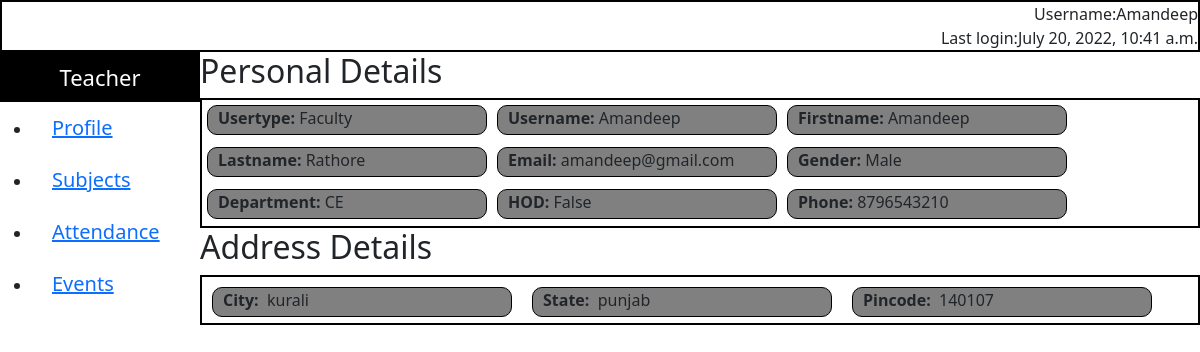
/teacherpath/showdetails/1/, run on the app's committed database.
### Teacher/models.py (models this page shows)
class Teacher(models.Model):
    access=models.OneToOneField(Customuser, on_delete=models.CASCADE, related_name='teacher')
    gender_choices = (
        ('Male', 'Male'),
        ('Female', 'Female'),
        ('Other','Other')
    )
    gender = models.CharField(max_length=6, choices=gender_choices)
    department_choice=(
       ('CSE','Computer Science & Engineering'),
       ('ME','Mechanical Engineering'),
       ('CE','Civil Engineering'),
       ('EE','Electrical Engineering'),
    )
    department = models.CharField(max_length=5, choices=department_choice, default='ME')
    is_HOD = models.BooleanField(default=False)
    phone=models.IntegerField()

### authenticate/models.py (models this page shows, shortened)
class Customuser(models.Model):
    user = models.OneToOneField(User, on_delete=models.CASCADE, related_name='customuser')
    user_choices = (
        ('Student', 'Student'),
        ('Faculty', 'Faculty'),
    )
    usertype= models.CharField(max_length=7, choices=user_choices)

### Student/models.py (models this page shows, shortened)
class Address(models.Model):
    user_id=models.ForeignKey(Customuser, on_delete=models.CASCADE, related_name='addresses')
    line_1=models.CharField(max_length=200)
    line_2=models.CharField(max_length=200, null=True)
    city=models.CharField(max_length=200)
    state=models.CharField(max_length=100)
    pincode=models.IntegerField()

### Teacher/views.py (the view)
# urls.py: path('showdetails/<int:my_id>/',views.showdetails, name='showdetails'),
def showdetails(request,my_id):
    information=Teacher.objects.get(pk=my_id)
    return render(request,'Teacher/showdetails.html',{'info':information})

### Teacher/templates/Teacher/showdetails.html (shortened to what this page needs)
{% extends 'Teacher/baseteacher.html' %}
{% load static %}
{% block css %}
 <link rel="stylesheet" type="text/css" href="{% static '/Teacher/css/details.css' %}"/>
{% endblock %}
{% block navbar %}
<div class="person">
   <div class="time">
       Username:{{info.access.user.username}}
   </div>
   <div class="time">
       Last login:{{info.access.user.last_login}}
   </div>
</div>
{% endblock %}
{% block content %}
<h2> Personal Details </h2>
   <div class="info">
     <div class="detail"><b>Usertype:&nbsp;</b>{{info.access.usertype}}</div>
     <div class="detail"><b>Username:&nbsp;</b>{{info.access.user.username}}</div>
     <div class="detail"><b>Firstname:&nbsp;</b>{{info.access.user.first_name}}</div>
     <div class="detail"><b>Lastname:&nbsp;</b>{{info.access.user.last_name}}</div>
     <div class="detail"><b>Email:&nbsp;</b>{{info.access.user.email}}</div>
     <div class="detail"><b>Gender:&nbsp;</b>{{info.gender}}</div>
     <div class="detail"><b>Department:&nbsp;</b>{{info.department}}</div>
     <div class="detail"><b>HOD:&nbsp;</b>{{info.is_HOD}}</div>
     <div class="detail"><b>Phone:&nbsp;</b>{{info.phone}}</div>
   </div>
<h2> Address Details </h2>
   <div class="address">
      {% for a in info.access.addresses.all %}
      <div class="code"><b>City:&nbsp;&nbsp;</b>{{a.city}}</div>
      <div class="code"><b>State:&nbsp;&nbsp;</b>{{a.state}}</div>
      <div class="code"><b>Pincode:&nbsp;&nbsp;</b>{{a.pincode}}</div>
      {% endfor %}
   </div>
</div>
{% endblock %}

### Teacher/static/Teacher/css/base.css (style rules this page uses)
* { margin: 0; padding:0; box-sizing: border-box; }
.person { display:flex; flex-flow:column wrap; align-items: flex-end; border: 2px solid black; background-color: white; }

### Teacher/static/Teacher/css/details.css (style rules this page uses)
body { background:white; }
.info { width: auto; height: 130px; display: flex; flex-flow:row wrap; border: 2px solid black; background-color: white; }
.detail { padding:0 10px; border: 1px solid black; margin: 5px; height:30px; width:280px; background-color:grey; border-radius:10px; }
.address { width: auto; height: 50px; display: flex; flex-flow:row wrap; border: 2px solid black; background-color: white; }
.code { padding:0 10px; border: 1px solid black; margin:10px; height:30px; width:300px; background-color:grey; border-radius:10px; }

### data on the page
Teacher: access.user.username "Amandeep", access.user.last_login "July 20, 2022, 10:41 a.m.", access.usertype "Faculty", access.user.first_name "Amandeep", access.user.last_name "Rathore", access.user.email "amandeep@gmail.com", gender "Male", department "CE", is_HOD "False", phone "8796543210"
Address: city "kurali", state "punjab", pincode "140107"
